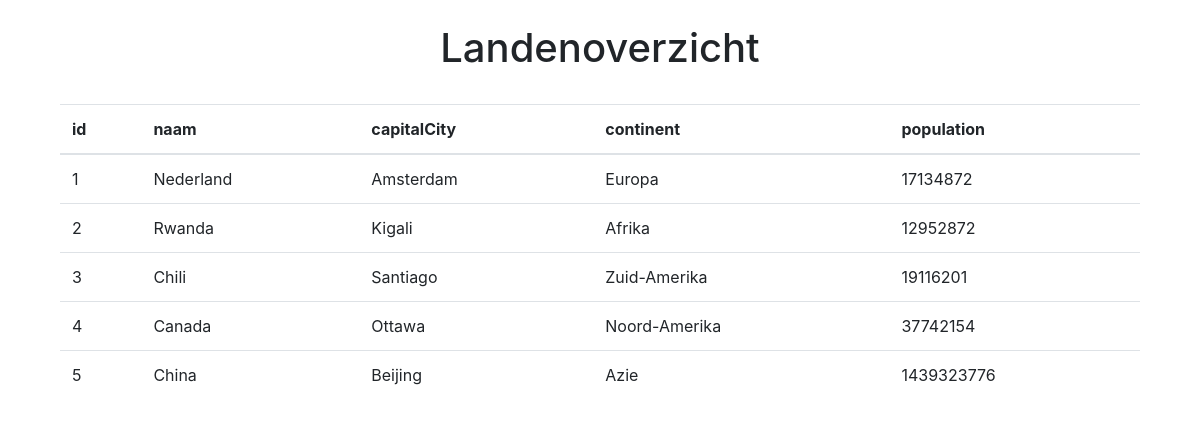
The page / on the database its author committed.
### tables this page shows
CREATE TABLE IF NOT EXISTS `country` (
  `id` int(10) UNSIGNED NOT NULL AUTO_INCREMENT,
  `name` varchar(300) NOT NULL,
  `capitalCity` varchar(300) NOT NULL,
  `continent` enum('Afrika','Antartica','Azie','Australie/Oceanie','Europa','Noord-Amerika','Zuid-Amerika') NOT NULL,
  `population` int(10) NOT NULL,
  PRIMARY KEY (`id`)
);

### app/libraries/database.php (called while the page is built, shortened)
<?php
    class database {
        private $dbHost = DB_HOST;
        private $dbUser = DB_USER;
        private $dbPass = DB_PASS;
        private $dbName = DB_NAME;
        private $statement;
        private $dbHandler;
        public function __construct() {
            $conn = 'mysql:host=' . $this->dbHost . ';dbname=' . $this->dbName;
            $options = array(
                PDO::ATTR_PERSISTENT => true,
                PDO::ATTR_ERRMODE => PDO::ERRMODE_EXCEPTION
            );
            try {
                $this->dbHandler = new PDO($conn, $this->dbUser, $this->dbPass, $options);
            } catch (PDOException $e) {
                $this->error = $e->getMessage();
                echo $this->error;
            }
        }
        public function query($sql) {
            $this->statement = $this->dbHandler->prepare($sql);
        }
        public function execute() {
            return $this->statement->execute();
        }
        public function resultSet() {
            $this->execute();
            return $this->statement->fetchAll(PDO::FETCH_OBJ);
        }
    }

### app/models/Country.php (called while the page is built)
<?php
    class Country {
        private $db;
        public function __construct() {
            $this->db = new database;
        }
        public function getCountries() {
            $this->db->query("SELECT * FROM country");
            $result = $this->db->resultSet();
            return $result;
        }
    }

### app/libraries/core.php (called while the page is built, shortened)
<?php
  class Core {
    protected $currentMethod = 'index';
    public function __construct(){
      $url = $this->getUrl();
      if(file_exists('../app/controller/' . ucwords($url[0]). '.php')){
        unset($url[0]);
      }
      $this->currentController = new $this->currentController;
      if(isset($url[1])){
        if(method_exists($this->currentController, $url[1])){
          $this->currentMethod = $url[1];
          unset($url[1]);
        }
      }
      $this->params = $url ? array_values($url) : [];
      call_user_func_array([$this->currentController, $this->currentMethod], $this->params);
    }
    public function getUrl(){
      if(isset($_GET['url'])){
        $url = rtrim($_GET['url'], '/');
        $url = filter_var($url, FILTER_SANITIZE_URL);
        $url = explode('/', $url);
        return $url;
      }else{
        return array('Countries','index');
      }
    }
  }

### app/require.php (called while the page is built, shortened)
<?php
    require_once 'libraries/core.php';
    require_once 'libraries/controller.php';
    require_once 'libraries/database.php';
    $init = new core();

### public/index.php (called while the page is built)
<?php
    require_once '../app/require.php';

### app/controller/Countries.php (the view)
<?php
class Countries extends controller {
    public function __construct() {
        $this->CountryModel = $this->model('Country');
    }
    public function index() {
        $result = $this->CountryModel->getCountries();
        $rows = "";
        foreach ($result as $country) {
            $rows .= "<tr>
            <td>$country->id</td>
            <td>$country->name</td>
            <td>$country->capitalCity</td>
            <td>$country->continent</td>
            <td>$country->population</td>
            </tr>";
        }
        $data = [
            'title' => 'country overzicht',
            'countryData' => $rows
        ];
        $this->view('Countries/index', $data);
    }
}

### app/libraries/controller.php (shortened to what this page needs)
<?php
    class controller {
        public function model($model) {
            return new $model();
        }
        public function view($view, $data = []) {
            if (file_exists('../app/views/' . $view . '.php')) {
                require_once '../app/views/' . $view . '.php';
            } else {
                die("View does not exists.");
            }
        }
    }

### app/views/Countries/index.php (shortened to what this page needs)
<!doctype html>
<html lang="en">
<head>
    <link rel="stylesheet" href="https://stackpath.bootstrapcdn.com/bootstrap/4.1.3/css/bootstrap.min.css"
>
</head><br>
<body>
    <main class="container">
        <div class="row text-center">
            <div class="col-12">
                <h1>Landenoverzicht</h1><br>
            </div>
        </div>
        <div class="row">
            <div class="col-12">
                <div class="col-12">
                    <table class=" table">
                        <thead>
                            <tr>
                                <th scope="col">id</th>
                                <th scope="col">naam</th>
                                <th scope="col">capitalCity</th>
                                <th scope="col">continent</th>
                                <th scope="col">population</th>
                            </tr>
                        </thead>
                        <tbody>
                            <?=$data["countryData"];?>
                        </tbody>
                    </table>
                </div>
            </div>
    </main>
</body>
</html>

### rows shown on the page
country: id "1", name "Nederland", capitalCity "Amsterdam", continent "Europa", population "17134872"
country: id "2", name "Rwanda", capitalCity "Kigali", continent "Afrika", population "12952872"
country: id "3", name "Chili", capitalCity "Santiago", continent "Zuid-Amerika", population "19116201"
country: id "4", name "Canada", capitalCity "Ottawa", continent "Noord-Amerika", population "37742154"
country: id "5", name "China", capitalCity "Beijing", continent "Azie", population "1439323776"
